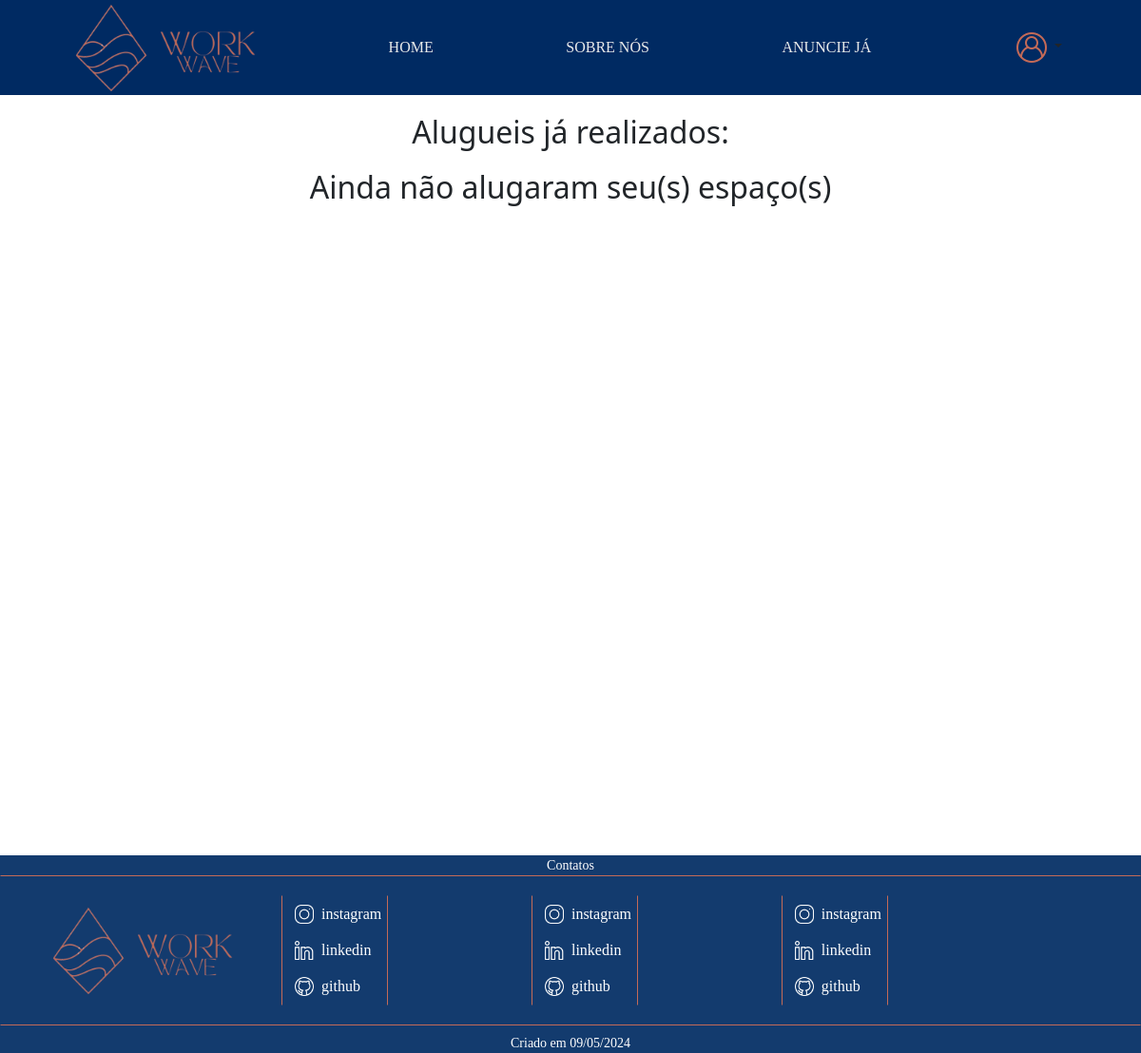
The app's page /proprietario/AlugueisProprietario.php (signed in), older data.
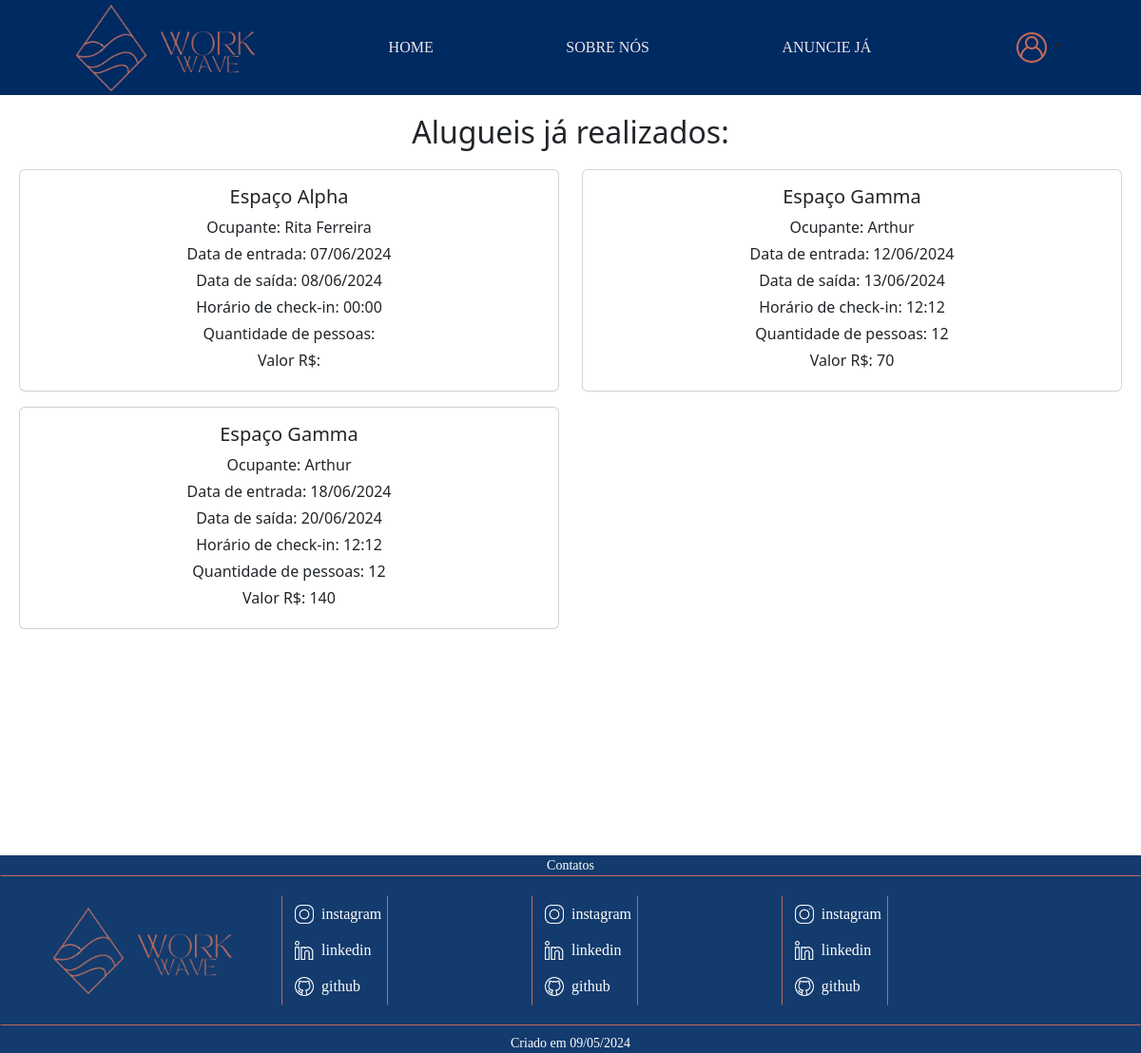
The same page, newer data.
### tables this page shows
CREATE TABLE `alugar` (
  `AluId` int(11) NOT NULL,
  `AluDataEntrada` date NOT NULL,
  `AluDataSaida` date NOT NULL,
  `OcuId` int(11) NOT NULL,
  `EspId` int(11) NOT NULL,
  `AluPago` tinyint(1) DEFAULT NULL,
  `AluQuantidadePessoas` int(11) DEFAULT NULL,
  `AluHorarioCheckIn` time DEFAULT NULL,
  `AluValor` double(10,2) DEFAULT NULL
);

CREATE TABLE `espacodados` (
  `EspId` int(11) NOT NULL,
  `EspNome` varchar(255) NOT NULL,
  `EspEndereco` varchar(255) NOT NULL,
  `EspDescricao` mediumtext NOT NULL,
  `EspCapacidade` int(11) NOT NULL,
  `EspDisponibilidade` tinyint(1) DEFAULT 1,
  `EspDataCadastro` date NOT NULL,
  `ProId` int(11) NOT NULL,
  `EspImg` varchar(255) DEFAULT NULL,
  `EspPreco` decimal(10,2) DEFAULT NULL,
  `SerId` int(11) DEFAULT NULL,
  `EspCongelado` tinyint(1) DEFAULT 0
);

CREATE TABLE `ocupante` (
  `OcuId` int(11) NOT NULL,
  `OcuNome` varchar(100) NOT NULL,
  `OcuSenha` varchar(50) NOT NULL,
  `OcuEmail` varchar(100) NOT NULL,
  `OcuTelefone` varchar(20) NOT NULL
);

### proprietario/AlugueisProprietario.php (the view, shortened to what the changed rows need)
<?php
require('../validadores/conectaBanco.php');
if (isset($_SESSION['usuario_validado']) && $_SESSION['usuario_validado'] == true) {
    $UsuarioId = $_SESSION['UsuarioId'];
    $sql = "SELECT a.AluId, e.EspNome, a.AluDataEntrada, a.AluDataSaida, a.AluQuantidadePessoas, a.AluHorarioCheckIn, a.AluValor, o.OcuNome
        FROM alugar AS a
        INNER JOIN espacodados AS e ON a.EspId = e.EspId
        INNER JOIN ocupante AS o ON a.OcuId = o.OcuId
        WHERE e.ProId = :UsuarioId";
    $stmt = $conexao->prepare($sql);
    $stmt->bindParam(':UsuarioId', $UsuarioId, PDO::PARAM_INT);
    $stmt->execute();
    if ($stmt->rowCount() > 0) {
        $resultado = $stmt->fetchAll(PDO::FETCH_ASSOC);
    } else {
        $resultado = [];
    }
}
?>
<!DOCTYPE html>
<html lang="en">
<head>
    <link href="https://cdn.jsdelivr.net/npm/bootstrap@5.3.3/dist/css/bootstrap.min.css" rel="stylesheet">
    <link rel="stylesheet" href="../css/Style.css">
</head>
<body>
    <div class="conteudo">
        <h2 style="margin-bottom: 20px;">Alugueis já realizados:</h2>
        <div class="row">
            <?php
            if ($resultado == []) {
                echo '<h2>Ainda não alugaram seu(s) espaço(s)</h2>';
            }
            foreach ($resultado as $aluguel) {
                    ?>
                    <div class="col-md-6">
                        <div class="card mb-3">
                            <div class="card-body">
                                <h5 class="card-title"><?php echo $aluguel['EspNome']; ?></h5>
                                <p class="card-text mb-1">Ocupante: <?php echo $aluguel['OcuNome']; ?></p>
                                <p class="card-text mb-1">Data de entrada: <?php echo date('d/m/Y', strtotime($aluguel['AluDataEntrada'])); ?></p>
                                <p class="card-text mb-1">Data de saída: <?php echo date('d/m/Y', strtotime($aluguel['AluDataSaida'])); ?></p>
                                <p class="card-text mb-1">Horário de check-in: <?php echo date('H:i', strtotime($aluguel['AluHorarioCheckIn'])); ?></p>
                                <p class="card-text mb-1">Quantidade de pessoas: <?php echo $aluguel['AluQuantidadePessoas']; ?></p>
                                <p class="card-text mb-1">Valor R$: <?php echo $aluguel['AluValor']; ?></p>
                            </div>
                        </div>
                    </div>
            <?php
            }
            ?>
        </div>
    </div>
</body>
</html>

Row changes from the older to the newer data that the page shows:
added alugar: EspId.EspNome "Espaço Alpha", OcuId.OcuNome "Rita Ferreira", AluDataEntrada "07/06/2024", AluDataSaida "08/06/2024", AluHorarioCheckIn "00:00"
added alugar: EspId.EspNome "Espaço Gamma", OcuId.OcuNome "Arthur", AluDataEntrada "12/06/2024", AluDataSaida "13/06/2024", AluHorarioCheckIn "12:12", AluQuantidadePessoas "12", AluValor "70"
added alugar: EspId.EspNome "Espaço Gamma", OcuId.OcuNome "Arthur", AluDataEntrada "18/06/2024", AluDataSaida "20/06/2024", AluHorarioCheckIn "12:12", AluQuantidadePessoas "12", AluValor "140"
Text that changed along with them:
text no longer shown: "Ainda não alugaram seu(s) espaço(s)"
